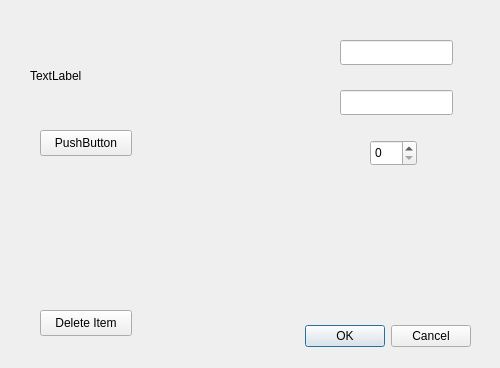
<?xml version="1.0" encoding="UTF-8"?>
<ui version="4.0">
 <class>Edit_Item_Dialog</class>
 <widget class="QDialog" name="Edit_Item_Dialog">
  <property name="geometry">
   <rect>
    <x>0</x>
    <y>0</y>
    <width>500</width>
    <height>368</height>
   </rect>
  </property>
  <property name="windowTitle">
   <string>Dialog</string>
  </property>
  <widget class="QDialogButtonBox" name="buttonBox">
   <property name="geometry">
    <rect>
     <x>130</x>
     <y>320</y>
     <width>341</width>
     <height>32</height>
    </rect>
   </property>
   <property name="orientation">
    <enum>Qt::Orientation::Horizontal</enum>
   </property>
   <property name="standardButtons">
    <set>QDialogButtonBox::StandardButton::Cancel|QDialogButtonBox::StandardButton::Ok</set>
   </property>
  </widget>
  <widget class="QLineEdit" name="name_line_edit">
   <property name="geometry">
    <rect>
     <x>340</x>
     <y>40</y>
     <width>113</width>
     <height>25</height>
    </rect>
   </property>
  </widget>
  <widget class="QLineEdit" name="part_number_line_edit">
   <property name="geometry">
    <rect>
     <x>340</x>
     <y>90</y>
     <width>113</width>
     <height>25</height>
    </rect>
   </property>
  </widget>
  <widget class="QSpinBox" name="quantity_spin_box">
   <property name="geometry">
    <rect>
     <x>370</x>
     <y>140</y>
     <width>47</width>
     <height>26</height>
    </rect>
   </property>
  </widget>
  <widget class="QLabel" name="image_label">
   <property name="geometry">
    <rect>
     <x>30</x>
     <y>20</y>
     <width>141</width>
     <height>111</height>
    </rect>
   </property>
   <property name="text">
    <string>TextLabel</string>
   </property>
  </widget>
  <widget class="QPushButton" name="select_image_button">
   <property name="geometry">
    <rect>
     <x>40</x>
     <y>130</y>
     <width>92</width>
     <height>26</height>
    </rect>
   </property>
   <property name="text">
    <string>PushButton</string>
   </property>
  </widget>
  <widget class="QPushButton" name="delete_button">
   <property name="geometry">
    <rect>
     <x>40</x>
     <y>310</y>
     <width>92</width>
     <height>26</height>
    </rect>
   </property>
   <property name="text">
    <string>Delete Item</string>
   </property>
  </widget>
 </widget>
 <resources/>
 <connections>
  <connection>
   <sender>buttonBox</sender>
   <signal>accepted()</signal>
   <receiver>Edit_Item_Dialog</receiver>
   <slot>accept()</slot>
   <hints>
    <hint type="sourcelabel">
     <x>248</x>
     <y>254</y>
    </hint>
    <hint type="destinationlabel">
     <x>157</x>
     <y>274</y>
    </hint>
   </hints>
  </connection>
  <connection>
   <sender>buttonBox</sender>
   <signal>rejected()</signal>
   <receiver>Edit_Item_Dialog</receiver>
   <slot>reject()</slot>
   <hints>
    <hint type="sourcelabel">
     <x>316</x>
     <y>260</y>
    </hint>
    <hint type="destinationlabel">
     <x>286</x>
     <y>274</y>
    </hint>
   </hints>
  </connection>
 </connections>
</ui>
